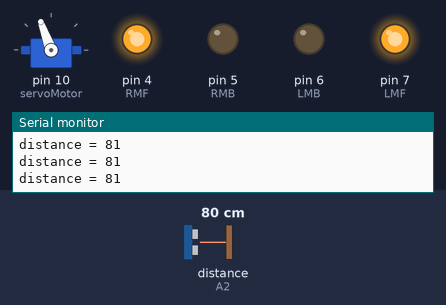
Bench run of a sketch on a simulated Arduino Uno, built with avr-gcc and run on an emulated ATmega328P. On the bench: servo, output pins drawn as LEDs (lit = HIGH), the last lines printed to the serial monitor. The test bench sets the inputs (shaded band); at power-on: distance to the obstacle (sensor on A2) 80 cm. The echo pulse lasts 58.3 µs per cm.

Above: at 3.9 s.
4.0 s: distance to the obstacle (sensor on A2) set to 22 cm
5.5 s: distance to the obstacle (sensor on A2) set to 18 cm
At 7.3 s:
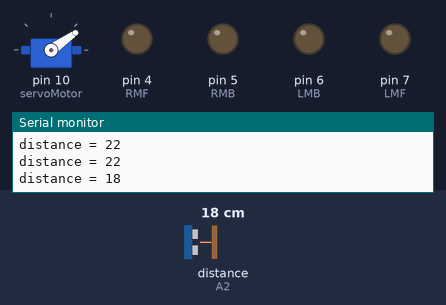
11.5 s: distance to the obstacle (sensor on A2) set to 35 cm
At 12.9 s:
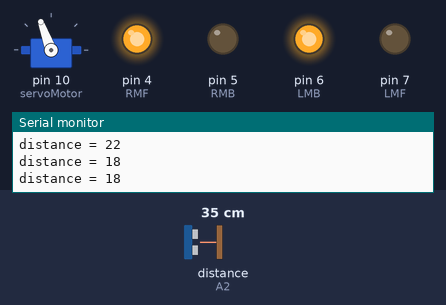
14.5 s: distance to the obstacle (sensor on A2) set to 2 cm
At 17.2 s:
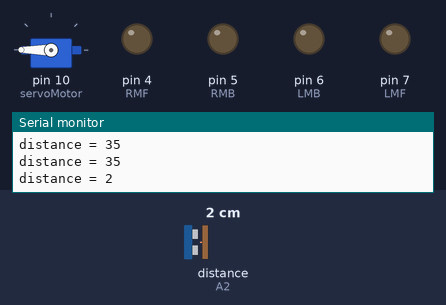
Timing chart, 0 to 18.5 s (numbered marks = the images above; inputs shaded):
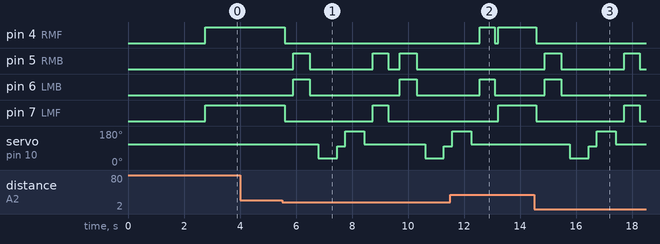

Measured:
- the behaviour switches between 21 and 20 cm on distance to the obstacle (sensor on A2) (found by bisection; images 0 and 1)
- after the input at 5.5 s, pin 4 (RMF): HIGH → LOW after 0.10 s; pin 5 (RMB): goes HIGH 0.60 s, LOW 2.2 s, HIGH 0.55 s, LOW 0.42 s, HIGH 0.60 s, then LOW, starting after 0.40 s
- after the input at 11.5 s, pin 4 (RMF): LOW → HIGH after 1.1 s, → LOW 0.55 s later, → HIGH 0.12 s later; pin 5 (RMB): stops changing and stays LOW
- after the input at 14.5 s, pin 4 (RMF): HIGH → LOW after 0.08 s; pin 5 (RMB): alternates HIGH for 0.58 s and LOW for 2.2 s, starting after 0.38 s

The sketch:

ObstacleAvoidingCar.ino
```cpp
#include<Servo.h> //using Servo library
#include<NewPing.h> //Ultrasonic library to make response simple, fast and powerful

//L298N Motor driver confuguration
const int RMF=4;  //RightMotorForward
const int RMB=5;  //RightMotorBackward
const int LMB=6;  //LeftMotorBackward
const int LMF=7;  //LeftMotorForward

//Ultrasonic sensor configurations
#define trigPin A1  //Analog Pin
#define echoPin A2  //Analog Pin

#define maximum_distance 220  //Maximum distance(in cm) we want to measure(optional)(Ultrasonic sensor can measure 2 to 400 cm distance)
boolean goesForward = false;
int distance = 100;

NewPing sonar(trigPin, echoPin, maximum_distance); //performs distance measurement using sonar
Servo servoMotor;  //My servo name

void setup()
{
  // put your setup code here, to run once:
  pinMode(RMF, OUTPUT);
  pinMode(RMB, OUTPUT);
  pinMode(LMB, OUTPUT);
  pinMode(LMF, OUTPUT);

  servoMotor.attach(10); //attach signal pin of servo to pin 10 of arduino

  servoMotor.write(110);   // 65 //initial position of servo  //set by absorbing positions of servo
  delay(2000);
  distance=readPing();
  delay(100);
  distance=readPing();
  delay(100);
  distance=readPing();
  delay(100);
  distance=readPing();
  delay(100);

  Serial.begin(9600); //start serial communication

}

void loop()
{
  // put your main code here, to run repeatedly:
  int distanceR=0;  //right distance
  int distanceL=0;  //left distance
  delay(50);

  Serial.print("distance = ");
  Serial.println(distance); //prints data on Serial monitor

//Functions calling
  if(distance <= 20)
  {
    moveStop();
    delay(300);
    moveBackward();
    delay(600);
    moveStop();
    delay(300);
    distanceR=lookRight();
    delay(300);
    distanceL=lookLeft();
    delay(300);

    if(distance >= distanceL)
    {
      turnRight();
      moveStop();
    }
    else
    {
      turnLeft();
      moveStop();
    }

  }
  else
  {
    moveForward();
  }
  distance = readPing();
}

//Functions definition
int lookRight()
{
  servoMotor.write(35);
  delay(500);
  int distance = readPing();
  delay(100);
  servoMotor.write(100);
  return distance;
}

int lookLeft()
{
  servoMotor.write(180);
  delay(500);
  int distance = readPing();
  delay(100);
  servoMotor.write(110);
  return distance;
  delay(100);
}

int readPing()
{
  delay(70);
  int cm=sonar.ping_cm(); // if no ping is recevied within the specified maximum distance limit, it will return 0 otherwise return distance
  if(cm == 0)
  {
    cm = 250;
  }
  return cm;
}

void moveStop()
{
  digitalWrite(RMF, LOW);
  digitalWrite(LMF, LOW);
  digitalWrite(RMB, LOW);
  digitalWrite(LMB, LOW);
}

void moveForward()
{
  if(!goesForward)
  {
    goesForward=true;

  digitalWrite(RMF, HIGH);
  digitalWrite(LMF, HIGH);

  digitalWrite(RMB, LOW);
  digitalWrite(LMB, LOW);
  }
}

void moveBackward()
{
  goesForward=false;

  digitalWrite(RMB, HIGH);
  digitalWrite(LMB, HIGH);

  digitalWrite(RMF, LOW);
  digitalWrite(LMF, LOW);
}

void turnRight()
{
  digitalWrite(LMF, HIGH);
  digitalWrite(RMB, HIGH);

  digitalWrite(LMB, LOW);
  digitalWrite(RMF, LOW);

  delay(550);

  digitalWrite(LMF, HIGH);
  digitalWrite(RMB, HIGH);

  digitalWrite(LMB, LOW);
  digitalWrite(RMF, LOW);
}

void turnLeft()
{
  digitalWrite(RMF, HIGH);
  digitalWrite(LMB, HIGH);

  digitalWrite(RMB, LOW);
  digitalWrite(LMF, LOW);

  delay(550);

  digitalWrite(RMF, HIGH);
  digitalWrite(LMB, HIGH);

  digitalWrite(RMB, LOW);
  digitalWrite(LMF, LOW);
}
```
